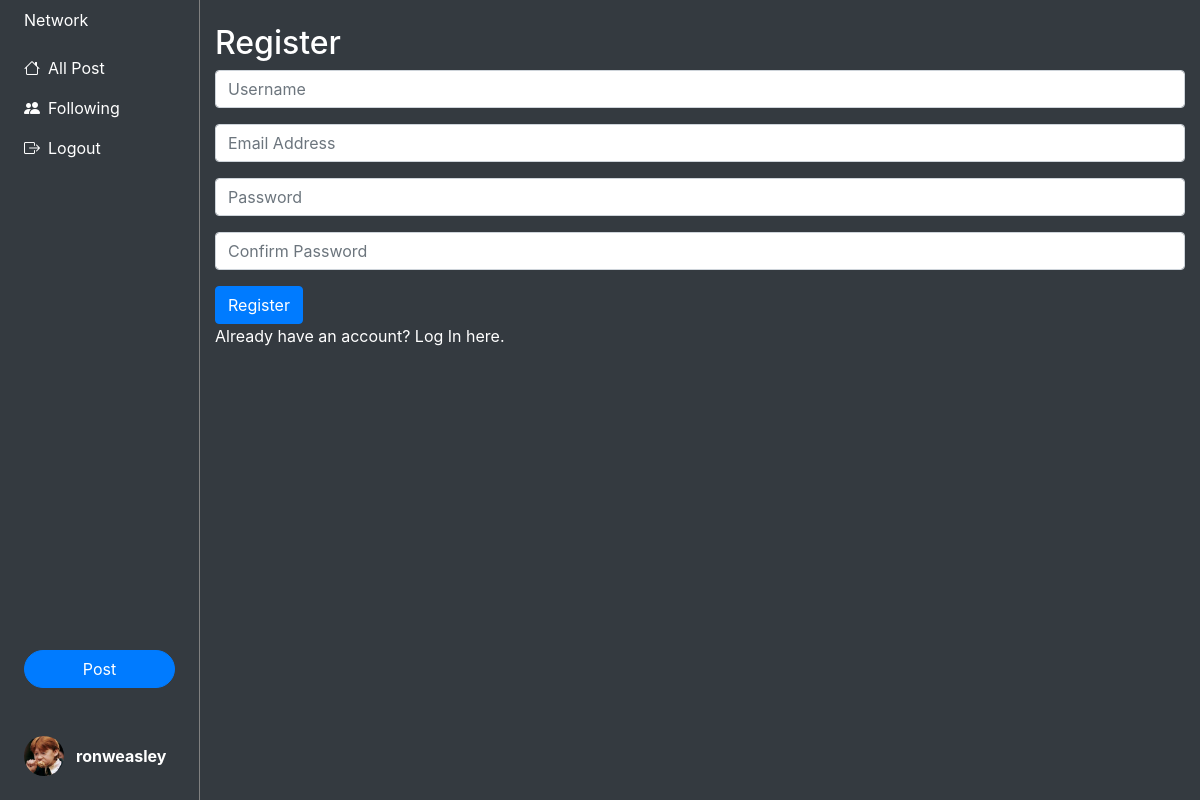
Page /register (signed in) on the committed database.
### network/models.py (models this page shows, shortened)
class User(AbstractUser):
    profile_image = models.ImageField(upload_to = 'network/profile_images/', blank = True, null=True, default="network/profile_images/icon.jpg")
    banner = models.ImageField(upload_to= 'network/banner/', blank=True, null=True)
    following = models.ManyToManyField('self', blank = True, null = True, symmetrical = False, related_name = "follower")
    bio = models.TextField(blank = True, null = True, max_length = 160)

### network/views.py (the view)
# urls.py: path("register", views.register, name="register"), #register page
def register(request):
    if request.method == "POST":
        username = request.POST["username"]
        email = request.POST["email"]
        password = request.POST["password"]
        confirmation = request.POST["confirmation"]
        if password != confirmation:
            return render(request, "network/register.html", {
                "message": "Passwords must match."
            })
        try:
            user = User.objects.create_user(username, email, password)
            user.save()
        except IntegrityError:
            return render(request, "network/register.html", {
                "message": "Username already taken."
            })
        login(request, user)
        return HttpResponseRedirect(reverse("index"))
    else:
        return render(request, "network/register.html")

### network/templates/network/register.html (shortened to what this page needs)
{% extends "network/layout.html" %}
{% block body %}
    <h2>Register</h2>
    <form action="{% url 'register' %}" method="post">
        <div class="form-group">
            <input class="form-control" autofocus type="text" name="username" placeholder="Username">
        </div>
        <div class="form-group">
            <input class="form-control" type="email" name="email" placeholder="Email Address">
        </div>
        <div class="form-group">
            <input class="form-control" type="password" name="password" placeholder="Password">
        </div>
        <div class="form-group">
            <input class="form-control" type="password" name="confirmation" placeholder="Confirm Password">
        </div>
        <input class="btn btn-primary" type="submit" value="Register">
    </form>
    Already have an account? <a href="{% url 'login' %}">Log In here.</a>
{% endblock %}

### network/templates/network/layout.html (shortened to what this page needs)
{% load static %}
<!DOCTYPE html>
<html lang="en">
    <head>
        <link rel="stylesheet" href="https://stackpath.bootstrapcdn.com/bootstrap/4.4.1/css/bootstrap.min.css">
        <link href="{% static 'network/styles.css' %}" rel="stylesheet">
        <link rel="stylesheet" href="https://cdn.jsdelivr.net/npm/bootstrap-icons@1.11.3/font/bootstrap-icons.min.css">
    </head>
    <body>
        <div class="container-fluid overflow-hidden">
            <div class="row vh-100 overflow-auto">
                <div class="sidebar col-12 col-sm-3 col-xl-2 px-sm-2 px-0 bg-dark d-flex sticky-top">
                    <div class="d-flex flex-sm-column flex-row flex-grow-1 align-items-center align-items-sm-start px-3 pt-2 text-white">
                        <a href="/" class="d-flex align-items-center pb-sm-3 mb-md-0 me-md-auto text-white text-decoration-none">
                            <span class="fs-5">N<span class="d-none d-sm-inline">etwork</span></span>
                        </a>
                        <ul class="nav nav-pills flex-sm-column flex-row flex-nowrap flex-shrink-1 flex-sm-grow-0 flex-grow-1 mb-sm-auto mb-0 justify-content-around align-items-center align-items-sm-start" id="menu">
                            <li class="nav-item">
                                <a href="{% url 'index' %}" class="nav-link px-sm-0 px-2 page">
                                    <i class="fs-5 bi-house mr-lg-2"></i><span class="ms-1 d-none d-sm-inline">All Post</span>
                                </a>
                            </li>
                            {% if user.is_authenticated %}
                                <li>
                                    <a href="{% url 'following' %}" data-bs-toggle="collapse" class="nav-link px-sm-0 px-2 page">
                                        <i class="bi bi-people-fill mr-lg-2"></i><span class="ms-1 d-none d-sm-inline">Following</span> </a>
                                </li>
                                <li>
                                    <a href="{% url 'logout' %}" data-bs-toggle="collapse" class="nav-link px-sm-0 px-2">
                                        <i class="bi bi-box-arrow-right mr-lg-2"></i><span class="ms-1 d-none d-sm-inline">Logout</span> </a>
                                </li>
                            {% endif %}
                        </ul>
                        {% if user.is_authenticated %}
                            <div class="dropdown py-sm-4 mt-sm-auto ms-auto mx-2 mx-md-0 ms-sm-0 flex-shrink-1" id="post-button-div">
                                <button type="button" class="btn btn-primary rounded-pill" data-toggle="modal" data-target="#exampleModal" id="post-button">
                                    Post
                                </button>
                            </div>
                            <div class="dropdown py-sm-4 ms-auto ms-sm-0 flex-shrink-1">
                                <a href="{% url 'profile' user.id %}" class="d-flex align-items-center text-white text-decoration-none page">
                                    <img src="{{ user.profile_image.url }}" width="40" height="40" class="rounded-circle mr-2">
                                    <span class="d-none d-sm-inline mx-1 username">{{ user.username }}</span>
                                </a>
                            </div>
                        {% endif %}
                    </div>
                </div>
                <div class="feed col d-flex flex-column h-sm-100 bg-dark">
                    <main class="row overflow-auto">
                        <div class="col pt-4">
                            {% block body %}
                            {% endblock %}
                        </div>
                    </main>
                </div>
            </div>
        </div>
    </body>
</html>

### network/static/network/styles.css (style rules this page uses)
body { color: white; }
a { color: inherit; }
span.username { font-weight: bold; }
.sidebar { border-right: 1px grey solid; }
img { object-fit:cover; }
button { background: blue; border: none; padding: 5px 10px; color: whitesmoke; width: 120px; border-radius: 5px; transition: all .3s ease-in; }
@media (min-width: 576px) { .h-sm-100 { height: 100%; } }
@media only screen and (min-width: 768px) { #post-button { width: 100% } }
@media only screen and (min-width: 768px) { #post-button-div { width: 100% } }

### rows in the picture
User: profile_image (picture), username "ronweasley"
